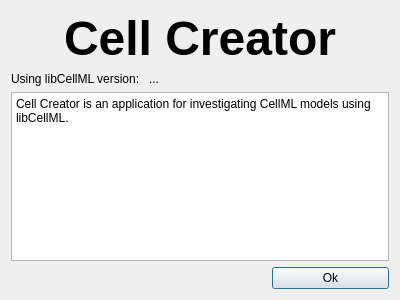
<?xml version="1.0" encoding="UTF-8"?>
<ui version="4.0">
 <class>AboutDialog</class>
 <widget class="QDialog" name="AboutDialog">
  <property name="geometry">
   <rect>
    <x>0</x>
    <y>0</y>
    <width>400</width>
    <height>300</height>
   </rect>
  </property>
  <property name="windowTitle">
   <string>About Cell Creator</string>
  </property>
  <layout class="QGridLayout" name="gridLayout">
   <item row="3" column="2">
    <widget class="QPushButton" name="pushButtonOk">
     <property name="text">
      <string>Ok</string>
     </property>
    </widget>
   </item>
   <item row="0" column="0" colspan="3">
    <widget class="QLabel" name="labelApplicationTitle">
     <property name="text">
      <string>&lt;!DOCTYPE HTML PUBLIC &quot;-//W3C//DTD HTML 4.0//EN&quot; &quot;http://www.w3.org/TR/REC-html40/strict.dtd&quot;&gt;
&lt;html&gt;&lt;head&gt;&lt;meta name=&quot;qrichtext&quot; content=&quot;1&quot; /&gt;&lt;style type=&quot;text/css&quot;&gt;
p, li { white-space: pre-wrap; }
&lt;/style&gt;&lt;/head&gt;&lt;body style=&quot; font-family:'.SF NS Text'; font-size:13pt; font-weight:400; font-style:normal;&quot;&gt;
&lt;p style=&quot; margin-top:0px; margin-bottom:0px; margin-left:0px; margin-right:0px; -qt-block-indent:0; text-indent:0px;&quot;&gt;&lt;span style=&quot; font-size:36pt; font-weight:600;&quot;&gt;Cell Creator&lt;/span&gt;&lt;/p&gt;&lt;/body&gt;&lt;/html&gt;</string>
     </property>
     <property name="textFormat">
      <enum>Qt::RichText</enum>
     </property>
     <property name="alignment">
      <set>Qt::AlignCenter</set>
     </property>
     <property name="textInteractionFlags">
      <set>Qt::NoTextInteraction</set>
     </property>
    </widget>
   </item>
   <item row="1" column="0">
    <widget class="QLabel" name="labelUsingLibCellML">
     <property name="text">
      <string>Using libCellML version: </string>
     </property>
    </widget>
   </item>
   <item row="1" column="1">
    <widget class="QLabel" name="labelLibCellMLVersion">
     <property name="text">
      <string>...</string>
     </property>
    </widget>
   </item>
   <item row="2" column="0" colspan="3">
    <widget class="QPlainTextEdit" name="plainTextEdit">
     <property name="plainText">
      <string>Cell Creator is an application for investigating CellML models using libCellML.</string>
     </property>
    </widget>
   </item>
  </layout>
 </widget>
 <resources/>
 <connections/>
</ui>
